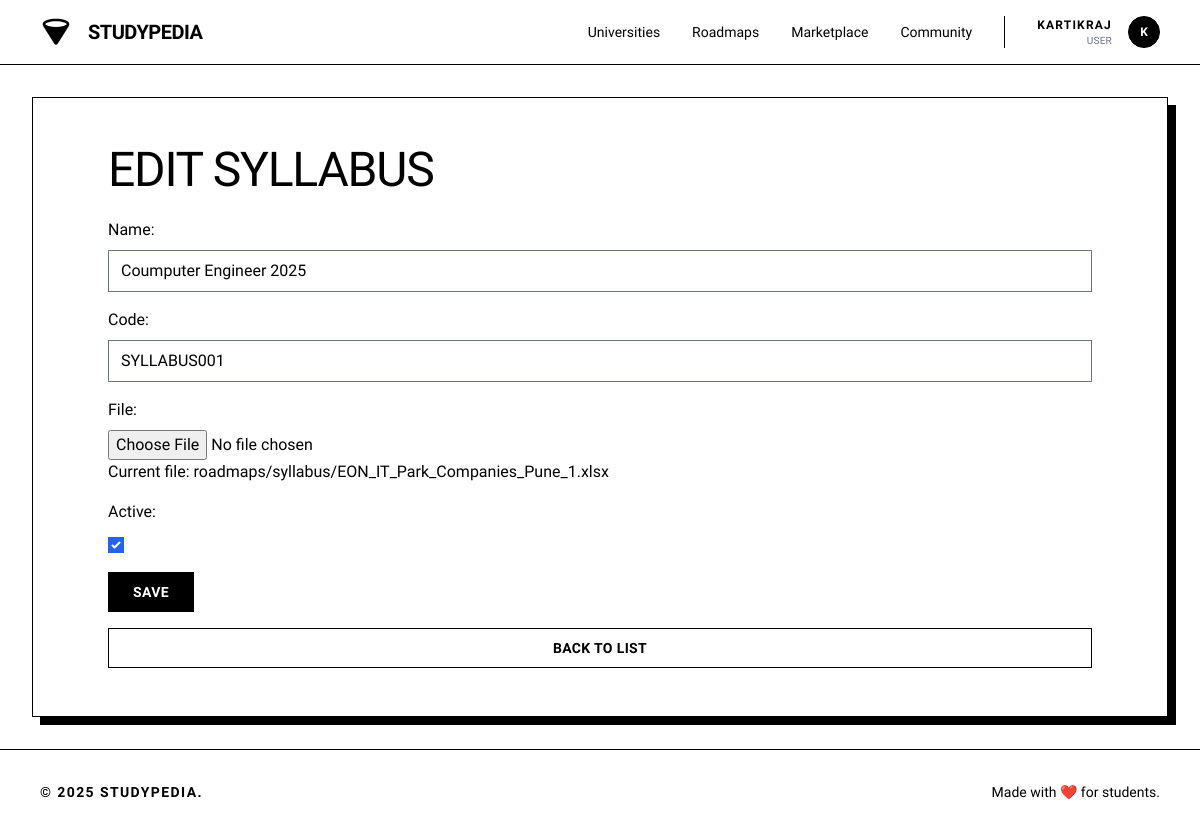
/roadmaps/syllabi/1/edit/ (signed in), run on the app's committed database.
### accounts/models.py (models this page shows, shortened)
class User(AbstractUser):
    ROLE_CHOICES = (
        ('user', 'User'),
        ('staff', 'Staff'),
        ('admin', 'Admin'),
    )
    role = models.CharField(max_length=20, choices=ROLE_CHOICES, default='user')
    college = models.CharField(max_length=200, blank=True)
    year_of_study = models.PositiveIntegerField(null=True, blank=True)
    location = models.CharField(max_length=100, blank=True)
    phone = models.CharField(max_length=15, blank=True)
    profile_picture = models.ImageField(upload_to='profiles/', null=True, blank=True)
    bio = models.TextField(max_length=500, blank=True)
    credits = models.PositiveIntegerField(default=0)
    wallet_balance = models.DecimalField(max_digits=8, decimal_places=2, default=0.00)
    followers = models.ManyToManyField('self', through='Follow', related_name='following', symmetrical=False)
    created_at = models.DateTimeField(auto_now_add=True)
    updated_at = models.DateTimeField(auto_now=True)
    class Meta:
        indexes = [
            models.Index(fields=['username']),
            models.Index(fields=['created_at']),
        ]

### roadmaps/models.py (models this page shows, shortened)
class Syllabus(models.Model):
    name = models.CharField(max_length=255)
    code = models.CharField(max_length=20, unique=True, blank=True)
    pdf_file = models.FileField(
        upload_to='roadmaps/syllabus/',
        default=default_pdf,
        validators=[FileExtensionValidator(
            allowed_extensions=['pdf', 'doc', 'docx', 'txt', 'xls', 'xlsx', 'jpg', 'jpeg', 'png', 'zip']
        )],
        null=False,
        blank=False
    )
    is_active = models.BooleanField(default=True)
    created_at = models.DateTimeField(auto_now_add=True)
    updated_at = models.DateTimeField(auto_now=True)
    class Meta:
        ordering = ['name']

### accounts/views.py (the view, shortened to what this page needs)
    def wrapper(request, *args, **kwargs):
        if request.user.is_authenticated:
            return view_func(request, *args, **kwargs)

### accounts/views.py (called while the page is built, shortened)
def is_staff(user):
    return user.is_staff

def jwt_auth(view_func):
    def wrapper(request, *args, **kwargs):
        if request.user.is_authenticated:
            return view_func(request, *args, **kwargs)
    return wrapper

### roadmaps/views.py (called while the page is built)
@jwt_auth
@user_passes_test(is_staff)
def syllabus_update(request, pk):
    syllabus = get_object_or_404(Syllabus, pk=pk)
    if request.method == 'POST':
        data = request.POST.copy()
        data.update(request.FILES)
        serializer = SyllabusSerializer(syllabus, data=data)
        if serializer.is_valid():
            serializer.save()
            messages.success(request, 'Syllabus updated successfully.')
            return redirect('roadmaps:syllabus_list')
        else:
            messages.error(request, 'Error updating syllabus.')
            errors = serializer.errors
    else:
        serializer = SyllabusSerializer(syllabus)
        errors = {}
    return render(request, 'roadmaps/syllabus_form.html', {
        'serializer': serializer,
        'errors': errors
    })

### roadmaps/templates/roadmaps/syllabus_form.html (shortened to what this page needs)
{% extends 'base.html' %}
{% block content %}
<div class="max-w-[1440px] mx-auto w-full px-4 md:px-8 py-8"><div class="bg-white border border-black p-8 md:p-12 shadow-[8px_8px_0px_0px_rgba(0,0,0,1)]">
<div class="container">
  <h1 class="text-black tracking-tight text-3xl md:text-5xl font-light font-display uppercase mb-6" >{% if serializer.instance %}Edit Syllabus{% else %}Create Syllabus{% endif %}</h1>
  <form method="post" class="form-group" enctype="multipart/form-data">
    <div class="form-group">
      <label for="id_name">Name:</label>
      <input type="text" name="name" id="id_name" value="{{ serializer.data.name|default:'' }}" required>
    </div>
    <div class="form-group">
      <label for="id_code">Code:</label>
      <input type="text" name="code" id="id_code" value="{{ serializer.data.code|default:'Auto-generated' }}" readonly>
    </div>
    <div class="form-group">
      <label for="id_pdf_file">File:</label>
      <input type="file" name="pdf_file" id="id_pdf_file" accept=".pdf,.doc,.docx,.txt,.xls,.xlsx,.jpg,.jpeg,.png,.zip" {% if not serializer.instance %}required{% endif %}>
      {% if serializer.instance and serializer.instance.pdf_file %}
        <p>Current file: <a href="{{ serializer.instance.pdf_file.url }}" target="_blank">{{ serializer.instance.pdf_file.name }}</a></p>
      {% endif %}
    </div>
    <div class="form-group">
      <label for="id_is_active">Active:</label>
      <input type="checkbox" name="is_active" id="id_is_active" {% if serializer.data.is_active|default:True %}checked{% endif %}>
    </div>
    <button type="submit" class="flex min-w-[84px] cursor-pointer items-center justify-center border border-black bg-black text-white hover:bg-white hover:text-black transition-colors h-10 px-6 text-sm font-bold uppercase tracking-wide">Save</button>
  </form>
  <a href="{% url 'roadmaps:syllabus_list' %}" class="flex min-w-[84px] cursor-pointer items-center justify-center border border-black hover:bg-black hover:text-white transition-colors h-10 px-6 text-black text-sm font-bold uppercase tracking-wide">Back to List</a>
</div>
</div></div>
{% endblock %}

### templates/navbar.html (shortened to what this page needs)
<header class="flex items-center justify-between whitespace-nowrap border-b border-black px-10 py-4 sticky top-0 z-50 bg-white">
<div class="flex items-center gap-4">
<a href="{% url 'core:home' %}" class="flex items-center gap-4">
<div class="size-8 text-black">
</div>
<h2 class="text-black text-xl font-bold tracking-tight uppercase">Studypedia</h2>
</a>
</div>
<nav class="hidden md:flex flex-1 justify-end gap-8 items-center">
<div class="flex items-center gap-8">
<a class="text-black hover:underline underline-offset-4 transition-all text-sm font-medium" href="{% url 'university:university_list' %}">Universities</a>
<a class="text-black hover:underline underline-offset-4 transition-all text-sm font-medium" href="{% url 'roadmaps:roadmap_list' %}">Roadmaps</a>
<a class="text-black hover:underline underline-offset-4 transition-all text-sm font-medium" href="{% url 'ecommerce:marketplace' %}">Marketplace</a>
<a class="text-black hover:underline underline-offset-4 transition-all text-sm font-medium" href="{% url 'social:social' %}">Community</a>
</div>
{% if user.is_authenticated %}
<div class="flex items-center gap-4 border-l border-black pl-8">
    <div class="flex flex-col text-right">
        <span class="text-xs font-bold uppercase tracking-widest text-black">
            {% if user.first_name %}{{ user.first_name }} {{ user.last_name }}{% else %}{{ user.username }}{% endif %}
        </span>
        <span class="text-[10px] text-gray-500 uppercase tracking-wide">
            {% if user.role %}{{ user.get_role_display }}{% else %}Student{% endif %}
        </span>
    </div>
    <div class="relative group">
        <a href="{% url 'accounts:profile' %}" class="block size-8 bg-black rounded-full overflow-hidden border border-black cursor-pointer">
            {% if user.avatar %}
                <img alt="User Avatar" class="w-full h-full object-cover grayscale" src="{{ user.avatar.url }}"/>
            {% else %}
                <div class="w-full h-full flex items-center justify-center text-white text-xs font-bold">{{ user.username|make_list|first|upper }}</div>
            {% endif %}
        </a>
    </div>
</div>
{% endif %}
</nav>
</header>

### static/css/style.css (style rules this page uses)
:root { --bg-color: #ffffff; --text-color: #000000; --accent-color: #000000; --border-color: #999999; --hover-color: #f5f5f5; --shadow: 0 2px 4px rgba(0, 0, 0, 0.1); --primary-color: #000000; --secondary-color: #666666; }
* { margin: 0; padding: 0; box-sizing: border-box; }
body { font-family: 'Inter', -apple-system, BlinkMacSystemFont, sans-serif; background: var(--bg-color); color: var(--text-color); line-height: 1.6; padding-bottom: 70px; }
.container { max-width: 1200px; margin: 0 auto; padding: 0 20px; }
header { border-bottom: 1px solid var(--border-color); padding: 0.75rem 0; position: sticky; top: 0; background: var(--bg-color); z-index: 100; }
nav { display: flex; justify-content: space-between; align-items: center; }
@media (min-width: 769px) { body { padding-bottom: 0; } }
.form-group { margin-bottom: 1rem; }
label { display: block; margin-bottom: 0.5rem; font-weight: 500; }
input, select, textarea { width: 100%; padding: 8px 12px; border: 1px solid var(--border-color); border-radius: 4px; font-size: 1rem; background: var(--bg-color); color: var(--text-color); }

### data on the page
User: username "KARTIKRAJ", role "USER", username|make_list "K"
Syllabus: name "Coumputer Engineer 2025", code "SYLLABUS001", instance.pdf_file.name "roadmaps/syllabus/EON_IT_Park_Companies_Pune_1.xlsx"
